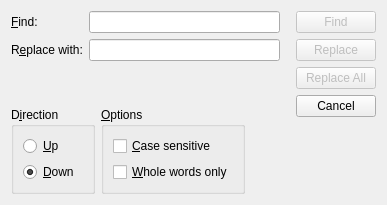
<?xml version="1.0" encoding="UTF-8"?>
<ui version="4.0">
 <class>FindAndReplaceDialog</class>
 <widget class="QDialog" name="FindAndReplaceDialog">
  <property name="geometry">
   <rect>
    <x>0</x>
    <y>0</y>
    <width>387</width>
    <height>205</height>
   </rect>
  </property>
  <property name="windowTitle">
   <string>Find and Replace</string>
  </property>
  <layout class="QHBoxLayout" name="horizontalLayout_2">
   <item>
    <layout class="QVBoxLayout" name="verticalLayout_5">
     <item>
      <layout class="QVBoxLayout" name="verticalLayout_2">
       <item>
        <layout class="QGridLayout" name="gridLayout_3">
         <item row="0" column="0">
          <widget class="QLabel" name="label">
           <property name="text">
            <string>&amp;Find:</string>
           </property>
           <property name="buddy">
            <cstring>textToFind</cstring>
           </property>
          </widget>
         </item>
         <item row="0" column="1">
          <widget class="QLineEdit" name="textToFind"/>
         </item>
         <item row="1" column="0">
          <widget class="QLabel" name="replaceLabel">
           <property name="text">
            <string>R&amp;eplace with:</string>
           </property>
           <property name="buddy">
            <cstring>textToReplace</cstring>
           </property>
          </widget>
         </item>
         <item row="1" column="1">
          <widget class="QLineEdit" name="textToReplace"/>
         </item>
        </layout>
       </item>
      </layout>
     </item>
     <item>
      <widget class="QLabel" name="infoLabel">
       <property name="text">
        <string/>
       </property>
      </widget>
     </item>
     <item>
      <spacer name="verticalSpacer_2">
       <property name="orientation">
        <enum>Qt::Vertical</enum>
       </property>
       <property name="sizeHint" stdset="0">
        <size>
         <width>20</width>
         <height>40</height>
        </size>
       </property>
      </spacer>
     </item>
     <item>
      <layout class="QHBoxLayout" name="horizontalLayout">
       <item>
        <widget class="QGroupBox" name="groupBox">
         <property name="title">
          <string>D&amp;irection</string>
         </property>
         <layout class="QVBoxLayout" name="verticalLayout_3">
          <item>
           <widget class="QRadioButton" name="upRadioButton">
            <property name="text">
             <string>&amp;Up</string>
            </property>
           </widget>
          </item>
          <item>
           <widget class="QRadioButton" name="downRadioButton">
            <property name="text">
             <string>&amp;Down</string>
            </property>
            <property name="checked">
             <bool>true</bool>
            </property>
           </widget>
          </item>
         </layout>
        </widget>
       </item>
       <item>
        <widget class="QGroupBox" name="groupBox_2">
         <property name="title">
          <string>&amp;Options</string>
         </property>
         <layout class="QVBoxLayout" name="verticalLayout_4">
          <item>
           <widget class="QCheckBox" name="caseCheckBox">
            <property name="text">
             <string>&amp;Case sensitive</string>
            </property>
           </widget>
          </item>
          <item>
           <widget class="QCheckBox" name="wholeCheckBox">
            <property name="text">
             <string>&amp;Whole words only</string>
            </property>
           </widget>
          </item>
         </layout>
        </widget>
       </item>
       <item>
        <spacer name="horizontalSpacer">
         <property name="orientation">
          <enum>Qt::Horizontal</enum>
         </property>
         <property name="sizeHint" stdset="0">
          <size>
           <width>40</width>
           <height>20</height>
          </size>
         </property>
        </spacer>
       </item>
      </layout>
     </item>
    </layout>
   </item>
   <item>
    <layout class="QVBoxLayout" name="verticalLayout">
     <property name="leftMargin">
      <number>10</number>
     </property>
     <item>
      <widget class="QPushButton" name="findButton">
       <property name="enabled">
        <bool>false</bool>
       </property>
       <property name="text">
        <string>Find</string>
       </property>
      </widget>
     </item>
     <item>
      <widget class="QPushButton" name="replaceButton">
       <property name="enabled">
        <bool>false</bool>
       </property>
       <property name="text">
        <string>Replace</string>
       </property>
      </widget>
     </item>
     <item>
      <widget class="QPushButton" name="replaceAllButton">
       <property name="enabled">
        <bool>false</bool>
       </property>
       <property name="text">
        <string>Replace All</string>
       </property>
      </widget>
     </item>
     <item>
      <widget class="QPushButton" name="cancelButton">
       <property name="text">
        <string>Cancel</string>
       </property>
      </widget>
     </item>
     <item>
      <spacer name="verticalSpacer">
       <property name="orientation">
        <enum>Qt::Vertical</enum>
       </property>
       <property name="sizeHint" stdset="0">
        <size>
         <width>20</width>
         <height>40</height>
        </size>
       </property>
      </spacer>
     </item>
    </layout>
   </item>
  </layout>
 </widget>
 <resources/>
 <connections/>
</ui>
